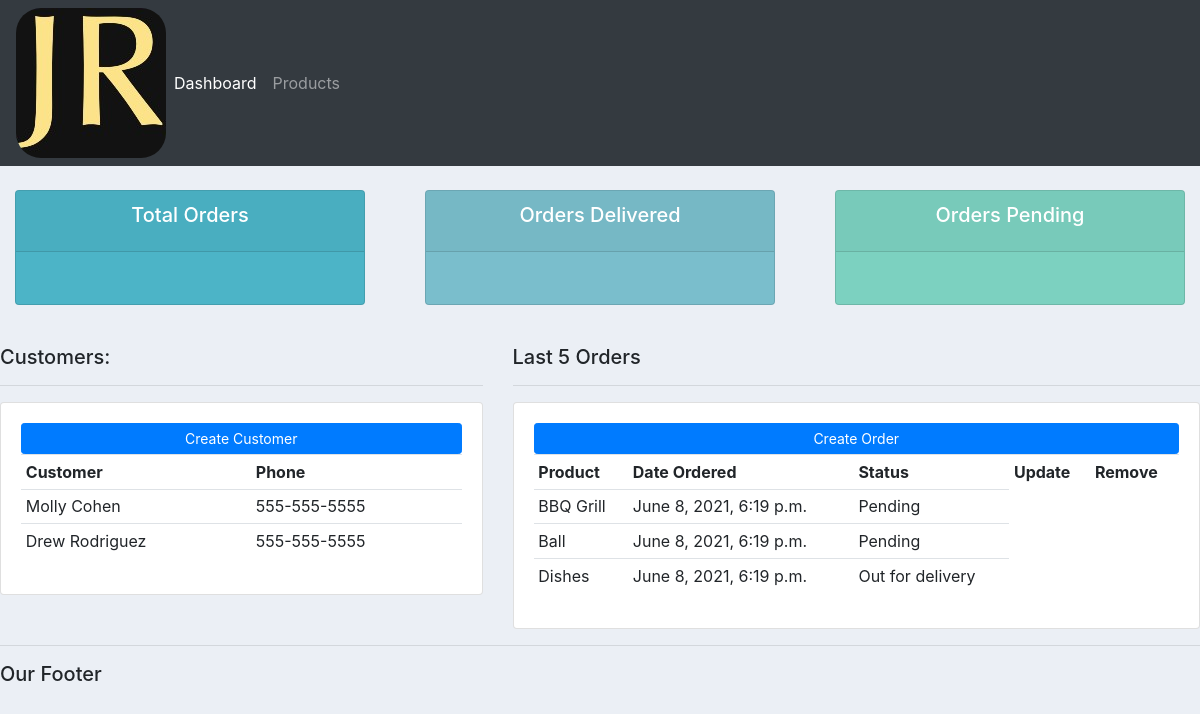
The page / on the database its author committed.
### accounts/models.py (models this page shows, shortened)
class Customer(models.Model):
    name = models.CharField(max_length=200, null=True)
    phone = models.CharField(max_length=200, null=True)
    email = models.CharField(max_length=200, null=True)
    date_created = models.DateTimeField(auto_now_add=True)

class Order(models.Model):
    STATUS = (
        ('Pending', 'Pending'),
        ('Out for delivery', 'Out for delivery'),
        ('Delivered', 'Delivered')
    )
    customer = models.ForeignKey(Customer, null=True, on_delete=models.SET_NULL)
    product = models.ForeignKey(Product, null=True, on_delete=models.SET_NULL)
    date_created = models.DateTimeField(auto_now_add=True)
    status = models.CharField(max_length=200, null=True, choices=STATUS)

class Product(models.Model):
    CATEGORY = (
        ('Indoor', 'Indoor'),
        ('Out Door', 'Out Door'),
    )
    name = models.CharField(max_length=200, null=True)
    price = models.FloatField(null=True)
    category = models.CharField(max_length=200, null=True, choices=CATEGORY)
    description = models.CharField(max_length=200, null=True, blank=True)
    date_created = models.DateTimeField(auto_now_add=True)
    tags = models.ManyToManyField(Tag)
    def __str__(self):
        return self.name

### accounts/views.py (the view)
# urls.py: path('', views.home),
def home(request):
    orders = Order.objects.all()
    customers = Customer.objects.all()
    context = {'orders' : orders, 'customers' : customers}
    return render(request, 'accounts/dashboard.html', context)

### accounts/templates/accounts/dashboard.html
{% extends "accounts/main.html" %}
{%  block content %}
{% include "accounts/status.html" %}
<br>
<div class="row">
    <div class="col-md-5">
        <h5>Customers:</h5>
        <hr>
        <div class="card card-body">
            <a href="" class="btn btn-primary btn-sm btn-block">Create Customer</a>
            <table class="table table-sm">
                <tr>
                    <th>Customer</th>
                    <th>Phone</th>
                </tr>
                {% for customer in customers %}
                    <tr>
                        <td>{{customer.name}}</td>
                        <td>{{customer.phone}}</td>
                    </tr>
                {% endfor %}
            </table>
        </div>
    </div>
    <div class="col-md-7">
        <h5>Last 5 Orders</h5>
        <hr>
        <div class="card card-body">
            <a href="" class="btn btn-primary btn-sm btn-block">Create Order</a>
            <table class="table table-sm">
                <tr>
                    <th>Product</th>
                    <th>Date Ordered</th>
                    <th>Status</th>
                    <th>Update</th>
                    <th>Remove</th>
                </tr>
                {% for order in orders %}
                    <tr>
                        <td>{{order.product}}</td>
                        <td>{{order.date_created}}</td>
                        <td>{{order.status}}</td>
                    </tr>
                {% endfor %}
            </table>
        </div>
    </div>
</div>
{% endblock %}

### static/css/main.css (style rules this page uses)
body { background-color: #ebeff5; }

### rows shown on the page
Customer: name "Molly Cohen", phone "555-555-5555"
Customer: name "Drew Rodriguez", phone "555-555-5555"
Order: product "BBQ Grill", date_created "June 8, 2021, 6:19 p.m.", status "Pending"
Order: product "Ball", date_created "June 8, 2021, 6:19 p.m.", status "Pending"
Order: product "Dishes", date_created "June 8, 2021, 6:19 p.m.", status "Out for delivery"
